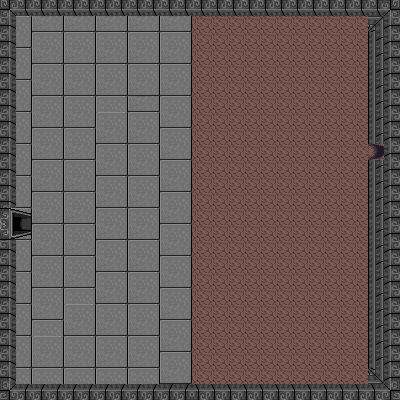

This is a level from a 2D game, rendered from its Tiled map with the project's own tilesets. A one-line summary and the complete map file follow:
An orthogonal 25x25 tile map with 16x16 px tiles, 2 tile layers (Ground, ObjectCollisions), 2 tilesets and 6 objects.

<map version="1.5" tiledversion="1.5.0" orientation="orthogonal" renderorder="right-down" width="25" height="25" tilewidth="16" tileheight="16" infinite="0" nextlayerid="5" nextobjectid="7">
 <tileset firstgid="1" source="CaveTileSet.tsx" />
 <tileset firstgid="1001" source="DarkWorldIndoorTilesetTwo.tsx" />
 <layer id="1" name="Ground" width="25" height="25">
  <data encoding="csv">
1197,1198,1197,1198,1197,1198,1197,1198,1197,1198,1197,1198,1,1,1,1,1,1,1,1,1,1,1,1,1,
1197,1198,1213,1214,1213,1214,1213,1214,1213,1214,1213,1214,1,1,1,1,1,1,1,1,1,1,1,1,1,
1213,1214,1197,1198,1197,1198,1197,1198,1197,1198,1197,1198,1,1,1,1,1,1,1,1,1,1,1,1,1,
1197,1198,1213,1214,1213,1214,1213,1214,1213,1214,1213,1214,1,1,1,1,1,1,1,1,1,1,1,1,1,
1213,1214,1197,1198,1197,1198,1197,1198,1197,1198,1197,1198,1,1,1,1,1,1,1,1,1,1,1,1,1,
1197,1198,1213,1214,1213,1214,1213,1214,1213,1214,1213,1214,1,1,1,1,1,1,1,1,1,1,1,1,1,
1213,1214,1197,1198,1197,1198,1197,1198,1213,1214,1197,1198,1,1,1,1,1,1,1,1,1,1,1,1,1,
1197,1198,1213,1214,1213,1214,1197,1198,1197,1198,1213,1214,1,1,1,1,1,1,1,1,1,1,1,1,1,
1213,1214,1197,1198,1197,1198,1213,1214,1213,1214,1197,1198,1,1,1,1,1,1,1,1,1,1,1,1,1,
1197,1198,1213,1214,1213,1214,1197,1198,1197,1198,1213,1214,1,1,1,1,1,1,1,1,1,1,1,1,1,
1213,1214,1197,1198,1197,1198,1213,1214,1213,1214,1197,1198,1,1,1,1,1,1,1,1,1,1,1,1,1,
1197,1198,1213,1214,1213,1214,1197,1198,1197,1198,1213,1214,1,1,1,1,1,1,1,1,1,1,1,1,1,
1213,1214,1197,1198,1197,1198,1213,1214,1213,1214,1197,1198,1,1,1,1,1,1,1,1,1,1,1,1,1,
1197,1198,1213,1214,1213,1214,1197,1198,1197,1198,1213,1214,1,1,1,1,1,1,1,1,1,1,1,1,1,
1213,1214,1197,1198,1197,1198,1213,1214,1213,1214,1197,1198,1,1,1,1,1,1,1,1,1,1,1,1,1,
1197,1198,1213,1214,1213,1214,1197,1198,1197,1198,1213,1214,1,1,1,1,1,1,1,1,1,1,1,1,1,
1213,1214,1197,1198,1197,1198,1213,1214,1213,1214,1197,1198,1,1,1,1,1,1,1,1,1,1,1,1,1,
1197,1198,1213,1214,1213,1214,1197,1198,1197,1198,1213,1214,1,1,1,1,1,1,1,1,1,1,1,1,1,
1213,1214,1197,1198,1197,1198,1213,1214,1213,1214,1197,1198,1,1,1,1,1,1,1,1,1,1,1,1,1,
1197,1198,1213,1214,1197,1198,1197,1198,1197,1198,1213,1214,1,1,1,1,1,1,1,1,1,1,1,1,1,
1213,1214,1197,1198,1213,1214,1213,1214,1213,1214,1197,1198,1,1,1,1,1,1,1,1,1,1,1,1,1,
1197,1198,1197,1198,1197,1198,1197,1198,1197,1198,1213,1214,1,1,1,1,1,1,1,1,1,1,1,1,1,
1213,1214,1213,1214,1213,1214,1213,1214,1213,1214,1197,1198,1,1,1,1,1,1,1,1,1,1,1,1,1,
1197,1198,1197,1198,1197,1198,1197,1198,1197,1198,1213,1214,1,1,1,1,1,1,1,1,1,1,1,1,1,
1213,1214,1213,1214,1213,1214,1213,1214,1213,1214,1197,1198,1,1,1,1,1,1,1,1,1,1,1,1,1
</data>
 </layer>
 <layer id="3" name="ObjectCollisions" width="25" height="25">
  <data encoding="csv">
1001,1002,1002,1002,1002,1002,1002,1002,1002,1002,1002,1002,1002,1002,1002,1002,1002,1002,1002,1002,1002,1002,1002,1002,1008,
1017,0,0,0,0,0,0,0,0,0,0,0,0,0,0,0,0,0,0,0,0,0,0,1023,1024,
1017,0,0,0,0,0,0,0,0,0,0,0,0,0,0,0,0,0,0,0,0,0,0,1039,1024,
1017,0,0,0,0,0,0,0,0,0,0,0,0,0,0,0,0,0,0,0,0,0,0,1039,1024,
1017,0,0,0,0,0,0,0,0,0,0,0,0,0,0,0,0,0,0,0,0,0,0,1039,1024,
1017,0,0,0,0,0,0,0,0,0,0,0,0,0,0,0,0,0,0,0,0,0,0,1039,1024,
1017,0,0,0,0,0,0,0,0,0,0,0,0,0,0,0,0,0,0,0,0,0,0,1039,1024,
1017,0,0,0,0,0,0,0,0,0,0,0,0,0,0,0,0,0,0,0,0,0,0,1039,1024,
1017,0,0,0,0,0,0,0,0,0,0,0,0,0,0,0,0,0,0,0,0,0,0,1039,1024,
1017,0,0,0,0,0,0,0,0,0,0,0,0,0,0,0,0,0,0,0,0,0,0,2684354811,1024,
1017,0,0,0,0,0,0,0,0,0,0,0,0,0,0,0,0,0,0,0,0,0,0,1039,1024,
1017,0,0,0,0,0,0,0,0,0,0,0,0,0,0,0,0,0,0,0,0,0,0,1039,1024,
1017,0,0,0,0,0,0,0,0,0,0,0,0,0,0,0,0,0,0,0,0,0,0,1039,1024,
1009,1010,0,0,0,0,0,0,0,0,0,0,0,0,0,0,0,0,0,0,0,0,0,1039,1024,
1025,1026,0,0,0,0,0,0,0,0,0,0,0,0,0,0,0,0,0,0,0,0,0,1039,1024,
1017,0,0,0,0,0,0,0,0,0,0,0,0,0,0,0,0,0,0,0,0,0,0,1039,1024,
1017,0,0,0,0,0,0,0,0,0,0,0,0,0,0,0,0,0,0,0,0,0,0,1039,1024,
1017,0,0,0,0,0,0,0,0,0,0,0,0,0,0,0,0,0,0,0,0,0,0,1039,1024,
1017,0,0,0,0,0,0,0,0,0,0,0,0,0,0,0,0,0,0,0,0,0,0,1039,1024,
1017,0,0,0,0,0,0,0,0,0,0,0,0,0,0,0,0,0,0,0,0,0,0,1039,1024,
1017,0,0,0,0,0,0,0,0,0,0,0,0,0,0,0,0,0,0,0,0,0,0,1039,1024,
1017,0,0,0,0,0,0,0,0,0,0,0,0,0,0,0,0,0,0,0,0,0,0,1039,1024,
1017,0,0,0,0,0,0,0,0,0,0,0,0,0,0,0,0,0,0,0,0,0,0,1039,1024,
1017,0,0,0,0,0,0,0,0,0,0,0,0,0,0,0,0,0,0,0,0,0,0,1103,1024,
1113,1114,1114,1114,1114,1114,1114,1114,1114,1114,1114,1114,1119,1119,1119,1119,1119,1119,1119,1119,1119,1119,1119,1119,1120
</data>
 </layer>
 <objectgroup id="4" name="CollisionMasks">
  <object id="1" x="0" y="-1.07989" width="15.6584" height="207.339" />
  <object id="2" x="0" y="240.275" width="15.1184" height="159.284" />
  <object id="3" x="1.07989" y="382.82" width="397.399" height="16.1983" />
  <object id="4" x="0.539944" y="0.539944" width="399.019" height="16.7383" />
  <object id="5" x="367.702" y="-0.539944" width="30.2369" height="141.465" />
  <object id="6" x="368.782" y="162.523" width="29.6969" height="234.876" />
 </objectgroup>
</map>
